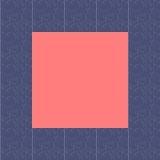

A level layout from a 2D game, rendered from its tile map. Below: a short description, then the map file with tile-grid data replaced by summaries:
An orthogonal 5x5 tile map with 32x32 px tiles, 2 tile layers (Tile Layer 1, Tile Layer 2), 3 tilesets.

<map version="1.0" orientation="orthogonal" width="5" height="5" tilewidth="32" tileheight="32">
 <tileset firstgid="1" name="Test" tilewidth="32" tileheight="32">
  <properties>
   <property name="prop1" value="" />
  </properties>
  <image source="test1_tileset.png" width="192" height="217" />
 </tileset>
 <tileset firstgid="37" name="Test2" tilewidth="32" tileheight="32">
  <properties>
   <property name="prop2" value="" />
  </properties>
  <image source="test1_tileset.png" width="192" height="217" />
 </tileset>
 <tileset firstgid="73" name="Tile 2" tilewidth="32" tileheight="32">
  <image source="obstacle_32x32_sp0_mar0.png" width="32" height="32" />
 </tileset>
 <layer name="Tile Layer 1" width="5" height="5">
  <data>[25 cells, 25 non-empty, 1 distinct tile ids]</data>
 </layer>
 <layer name="Tile Layer 2" width="5" height="5">
  <data>[25 cells, 9 non-empty, 1 distinct tile ids]</data>
 </layer>
</map>
